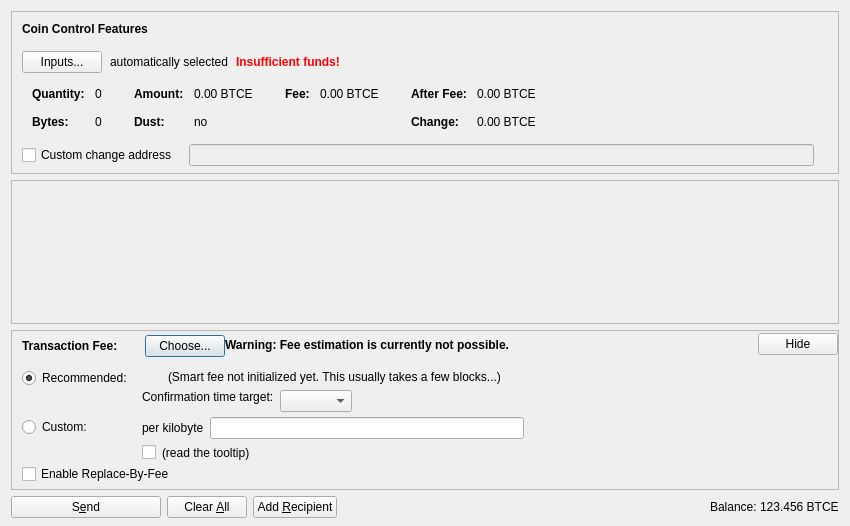
<?xml version="1.0" encoding="UTF-8"?>
<ui version="4.0">
 <class>SendCoinsDialog</class>
 <widget class="QDialog" name="SendCoinsDialog">
  <property name="geometry">
   <rect>
    <x>0</x>
    <y>0</y>
    <width>850</width>
    <height>526</height>
   </rect>
  </property>
  <property name="windowTitle">
   <string>Send Coins</string>
  </property>
  <layout class="QVBoxLayout" name="verticalLayout" stretch="0,1,0,0">
   <property name="bottomMargin">
    <number>8</number>
   </property>
   <item>
    <widget class="QFrame" name="frameCoinControl">
     <property name="sizePolicy">
      <sizepolicy hsizetype="Expanding" vsizetype="Expanding">
       <horstretch>0</horstretch>
       <verstretch>0</verstretch>
      </sizepolicy>
     </property>
     <property name="maximumSize">
      <size>
       <width>16777215</width>
       <height>16777215</height>
      </size>
     </property>
     <property name="frameShape">
      <enum>QFrame::StyledPanel</enum>
     </property>
     <property name="frameShadow">
      <enum>QFrame::Sunken</enum>
     </property>
     <layout class="QVBoxLayout" name="verticalLayoutCoinControl2">
      <property name="spacing">
       <number>0</number>
      </property>
      <property name="leftMargin">
       <number>0</number>
      </property>
      <property name="topMargin">
       <number>0</number>
      </property>
      <property name="rightMargin">
       <number>0</number>
      </property>
      <property name="bottomMargin">
       <number>6</number>
      </property>
      <item>
       <layout class="QVBoxLayout" name="verticalLayoutCoinControl" stretch="0,0,0,0,1">
        <property name="spacing">
         <number>0</number>
        </property>
        <property name="leftMargin">
         <number>10</number>
        </property>
        <property name="topMargin">
         <number>10</number>
        </property>
        <item>
         <layout class="QHBoxLayout" name="horizontalLayoutCoinControl1">
          <property name="bottomMargin">
           <number>15</number>
          </property>
          <item>
           <widget class="QLabel" name="labelCoinControlFeatures">
            <property name="sizePolicy">
             <sizepolicy hsizetype="Preferred" vsizetype="Maximum">
              <horstretch>0</horstretch>
              <verstretch>0</verstretch>
             </sizepolicy>
            </property>
            <property name="font">
             <font>
              <weight>75</weight>
              <bold>true</bold>
             </font>
            </property>
            <property name="styleSheet">
             <string notr="true">font-weight:bold;</string>
            </property>
            <property name="text">
             <string>Coin Control Features</string>
            </property>
           </widget>
          </item>
         </layout>
        </item>
        <item>
         <layout class="QHBoxLayout" name="horizontalLayoutCoinControl2" stretch="0,0,0,0">
          <property name="spacing">
           <number>8</number>
          </property>
          <property name="bottomMargin">
           <number>10</number>
          </property>
          <item>
           <widget class="QPushButton" name="pushButtonCoinControl">
            <property name="styleSheet">
             <string notr="true"/>
            </property>
            <property name="text">
             <string>Inputs...</string>
            </property>
            <property name="autoDefault">
             <bool>false</bool>
            </property>
           </widget>
          </item>
          <item>
           <widget class="QLabel" name="labelCoinControlAutomaticallySelected">
            <property name="text">
             <string>automatically selected</string>
            </property>
            <property name="margin">
             <number>5</number>
            </property>
           </widget>
          </item>
          <item>
           <widget class="QLabel" name="labelCoinControlInsuffFunds">
            <property name="font">
             <font>
              <weight>75</weight>
              <bold>true</bold>
             </font>
            </property>
            <property name="styleSheet">
             <string notr="true">color:red;font-weight:bold;</string>
            </property>
            <property name="text">
             <string>Insufficient funds!</string>
            </property>
            <property name="margin">
             <number>5</number>
            </property>
           </widget>
          </item>
          <item>
           <spacer name="horizontalSpacerCoinControl">
            <property name="orientation">
             <enum>Qt::Horizontal</enum>
            </property>
            <property name="sizeHint" stdset="0">
             <size>
              <width>40</width>
              <height>1</height>
             </size>
            </property>
           </spacer>
          </item>
         </layout>
        </item>
        <item>
         <widget class="QWidget" name="widgetCoinControl" native="true">
          <property name="sizePolicy">
           <sizepolicy hsizetype="Preferred" vsizetype="Preferred">
            <horstretch>0</horstretch>
            <verstretch>0</verstretch>
           </sizepolicy>
          </property>
          <property name="minimumSize">
           <size>
            <width>0</width>
            <height>0</height>
           </size>
          </property>
          <property name="styleSheet">
           <string notr="true"/>
          </property>
          <layout class="QHBoxLayout" name="horizontalLayoutCoinControl5">
           <property name="leftMargin">
            <number>0</number>
           </property>
           <property name="topMargin">
            <number>0</number>
           </property>
           <property name="rightMargin">
            <number>0</number>
           </property>
           <property name="bottomMargin">
            <number>0</number>
           </property>
           <item>
            <layout class="QHBoxLayout" name="horizontalLayoutCoinControl3" stretch="0,0,0,1">
             <property name="spacing">
              <number>20</number>
             </property>
             <property name="topMargin">
              <number>0</number>
             </property>
             <property name="bottomMargin">
              <number>10</number>
             </property>
             <item>
              <layout class="QFormLayout" name="formLayoutCoinControl1">
               <property name="horizontalSpacing">
                <number>10</number>
               </property>
               <property name="verticalSpacing">
                <number>14</number>
               </property>
               <property name="leftMargin">
                <number>10</number>
               </property>
               <property name="topMargin">
                <number>4</number>
               </property>
               <property name="rightMargin">
                <number>6</number>
               </property>
               <item row="0" column="0">
                <widget class="QLabel" name="labelCoinControlQuantityText">
                 <property name="font">
                  <font>
                   <weight>75</weight>
                   <bold>true</bold>
                  </font>
                 </property>
                 <property name="text">
                  <string>Quantity:</string>
                 </property>
                 <property name="margin">
                  <number>0</number>
                 </property>
                </widget>
               </item>
               <item row="0" column="1">
                <widget class="QLabel" name="labelCoinControlQuantity">
                 <property name="cursor">
                  <cursorShape>IBeamCursor</cursorShape>
                 </property>
                 <property name="contextMenuPolicy">
                  <enum>Qt::ActionsContextMenu</enum>
                 </property>
                 <property name="text">
                  <string notr="true">0</string>
                 </property>
                 <property name="margin">
                  <number>0</number>
                 </property>
                 <property name="textInteractionFlags">
                  <set>Qt::LinksAccessibleByMouse|Qt::TextSelectableByKeyboard|Qt::TextSelectableByMouse</set>
                 </property>
                </widget>
               </item>
               <item row="1" column="0">
                <widget class="QLabel" name="labelCoinControlBytesText">
                 <property name="font">
                  <font>
                   <weight>75</weight>
                   <bold>true</bold>
                  </font>
                 </property>
                 <property name="text">
                  <string>Bytes:</string>
                 </property>
                </widget>
               </item>
               <item row="1" column="1">
                <widget class="QLabel" name="labelCoinControlBytes">
                 <property name="cursor">
                  <cursorShape>IBeamCursor</cursorShape>
                 </property>
                 <property name="contextMenuPolicy">
                  <enum>Qt::ActionsContextMenu</enum>
                 </property>
                 <property name="text">
                  <string notr="true">0</string>
                 </property>
                 <property name="textInteractionFlags">
                  <set>Qt::LinksAccessibleByMouse|Qt::TextSelectableByKeyboard|Qt::TextSelectableByMouse</set>
                 </property>
                </widget>
               </item>
              </layout>
             </item>
             <item>
              <layout class="QFormLayout" name="formLayoutCoinControl2">
               <property name="horizontalSpacing">
                <number>10</number>
               </property>
               <property name="verticalSpacing">
                <number>14</number>
               </property>
               <property name="leftMargin">
                <number>6</number>
               </property>
               <property name="topMargin">
                <number>4</number>
               </property>
               <property name="rightMargin">
                <number>6</number>
               </property>
               <item row="0" column="0">
                <widget class="QLabel" name="labelCoinControlAmountText">
                 <property name="font">
                  <font>
                   <weight>75</weight>
                   <bold>true</bold>
                  </font>
                 </property>
                 <property name="text">
                  <string>Amount:</string>
                 </property>
                 <property name="margin">
                  <number>0</number>
                 </property>
                </widget>
               </item>
               <item row="0" column="1">
                <widget class="QLabel" name="labelCoinControlAmount">
                 <property name="cursor">
                  <cursorShape>IBeamCursor</cursorShape>
                 </property>
                 <property name="contextMenuPolicy">
                  <enum>Qt::ActionsContextMenu</enum>
                 </property>
                 <property name="text">
                  <string notr="true">0.00 BTCE</string>
                 </property>
                 <property name="textInteractionFlags">
                  <set>Qt::LinksAccessibleByMouse|Qt::TextSelectableByKeyboard|Qt::TextSelectableByMouse</set>
                 </property>
                </widget>
               </item>
               <item row="1" column="0">
                <widget class="QLabel" name="labelCoinControlLowOutputText">
                 <property name="font">
                  <font>
                   <weight>75</weight>
                   <bold>true</bold>
                  </font>
                 </property>
                 <property name="text">
                  <string>Dust:</string>
                 </property>
                </widget>
               </item>
               <item row="1" column="1">
                <widget class="QLabel" name="labelCoinControlLowOutput">
                 <property name="cursor">
                  <cursorShape>IBeamCursor</cursorShape>
                 </property>
                 <property name="contextMenuPolicy">
                  <enum>Qt::ActionsContextMenu</enum>
                 </property>
                 <property name="text">
                  <string notr="true">no</string>
                 </property>
                 <property name="textInteractionFlags">
                  <set>Qt::LinksAccessibleByMouse|Qt::TextSelectableByKeyboard|Qt::TextSelectableByMouse</set>
                 </property>
                </widget>
               </item>
              </layout>
             </item>
             <item>
              <layout class="QFormLayout" name="formLayoutCoinControl3">
               <property name="horizontalSpacing">
                <number>10</number>
               </property>
               <property name="verticalSpacing">
                <number>14</number>
               </property>
               <property name="leftMargin">
                <number>6</number>
               </property>
               <property name="topMargin">
                <number>4</number>
               </property>
               <property name="rightMargin">
                <number>6</number>
               </property>
               <item row="0" column="0">
                <widget class="QLabel" name="labelCoinControlFeeText">
                 <property name="font">
                  <font>
                   <weight>75</weight>
                   <bold>true</bold>
                  </font>
                 </property>
                 <property name="text">
                  <string>Fee:</string>
                 </property>
                 <property name="margin">
                  <number>0</number>
                 </property>
                </widget>
               </item>
               <item row="0" column="1">
                <widget class="QLabel" name="labelCoinControlFee">
                 <property name="cursor">
                  <cursorShape>IBeamCursor</cursorShape>
                 </property>
                 <property name="contextMenuPolicy">
                  <enum>Qt::ActionsContextMenu</enum>
                 </property>
                 <property name="text">
                  <string notr="true">0.00 BTCE</string>
                 </property>
                 <property name="textInteractionFlags">
                  <set>Qt::LinksAccessibleByMouse|Qt::TextSelectableByKeyboard|Qt::TextSelectableByMouse</set>
                 </property>
                </widget>
               </item>
              </layout>
             </item>
             <item>
              <layout class="QFormLayout" name="formLayoutCoinControl4">
               <property name="horizontalSpacing">
                <number>10</number>
               </property>
               <property name="verticalSpacing">
                <number>14</number>
               </property>
               <property name="leftMargin">
                <number>6</number>
               </property>
               <property name="topMargin">
                <number>4</number>
               </property>
               <property name="rightMargin">
                <number>6</number>
               </property>
               <item row="0" column="0">
                <widget class="QLabel" name="labelCoinControlAfterFeeText">
                 <property name="font">
                  <font>
                   <weight>75</weight>
                   <bold>true</bold>
                  </font>
                 </property>
                 <property name="text">
                  <string>After Fee:</string>
                 </property>
                 <property name="margin">
                  <number>0</number>
                 </property>
                </widget>
               </item>
               <item row="0" column="1">
                <widget class="QLabel" name="labelCoinControlAfterFee">
                 <property name="cursor">
                  <cursorShape>IBeamCursor</cursorShape>
                 </property>
                 <property name="contextMenuPolicy">
                  <enum>Qt::ActionsContextMenu</enum>
                 </property>
                 <property name="text">
                  <string notr="true">0.00 BTCE</string>
                 </property>
                 <property name="textInteractionFlags">
                  <set>Qt::LinksAccessibleByMouse|Qt::TextSelectableByKeyboard|Qt::TextSelectableByMouse</set>
                 </property>
                </widget>
               </item>
               <item row="1" column="0">
                <widget class="QLabel" name="labelCoinControlChangeText">
                 <property name="font">
                  <font>
                   <weight>75</weight>
                   <bold>true</bold>
                  </font>
                 </property>
                 <property name="text">
                  <string>Change:</string>
                 </property>
                </widget>
               </item>
               <item row="1" column="1">
                <widget class="QLabel" name="labelCoinControlChange">
                 <property name="cursor">
                  <cursorShape>IBeamCursor</cursorShape>
                 </property>
                 <property name="contextMenuPolicy">
                  <enum>Qt::ActionsContextMenu</enum>
                 </property>
                 <property name="text">
                  <string notr="true">0.00 BTCE</string>
                 </property>
                 <property name="textInteractionFlags">
                  <set>Qt::LinksAccessibleByMouse|Qt::TextSelectableByKeyboard|Qt::TextSelectableByMouse</set>
                 </property>
                </widget>
               </item>
              </layout>
             </item>
            </layout>
           </item>
          </layout>
         </widget>
        </item>
        <item>
         <layout class="QHBoxLayout" name="horizontalLayoutCoinControl4" stretch="0,0,0">
          <property name="spacing">
           <number>12</number>
          </property>
          <property name="sizeConstraint">
           <enum>QLayout::SetDefaultConstraint</enum>
          </property>
          <property name="topMargin">
           <number>5</number>
          </property>
          <property name="rightMargin">
           <number>5</number>
          </property>
          <item>
           <widget class="QCheckBox" name="checkBoxCoinControlChange">
            <property name="toolTip">
             <string>If this is activated, but the change address is empty or invalid, change will be sent to a newly generated address.</string>
            </property>
            <property name="text">
             <string>Custom change address</string>
            </property>
           </widget>
          </item>
          <item>
           <widget class="QValidatedLineEdit" name="lineEditCoinControlChange">
            <property name="enabled">
             <bool>false</bool>
            </property>
            <property name="sizePolicy">
             <sizepolicy hsizetype="Expanding" vsizetype="Fixed">
              <horstretch>0</horstretch>
              <verstretch>0</verstretch>
             </sizepolicy>
            </property>
           </widget>
          </item>
          <item>
           <widget class="QLabel" name="labelCoinControlChangeLabel">
            <property name="sizePolicy">
             <sizepolicy hsizetype="Preferred" vsizetype="Expanding">
              <horstretch>0</horstretch>
              <verstretch>0</verstretch>
             </sizepolicy>
            </property>
            <property name="minimumSize">
             <size>
              <width>0</width>
              <height>0</height>
             </size>
            </property>
            <property name="text">
             <string/>
            </property>
            <property name="margin">
             <number>3</number>
            </property>
           </widget>
          </item>
         </layout>
        </item>
        <item>
         <spacer name="verticalSpacerCoinControl">
          <property name="orientation">
           <enum>Qt::Vertical</enum>
          </property>
          <property name="sizeHint" stdset="0">
           <size>
            <width>800</width>
            <height>1</height>
           </size>
          </property>
         </spacer>
        </item>
       </layout>
      </item>
     </layout>
    </widget>
   </item>
   <item>
    <widget class="QScrollArea" name="scrollArea">
     <property name="widgetResizable">
      <bool>true</bool>
     </property>
     <widget class="QWidget" name="scrollAreaWidgetContents">
      <property name="geometry">
       <rect>
        <x>0</x>
        <y>0</y>
        <width>830</width>
        <height>104</height>
       </rect>
      </property>
      <layout class="QVBoxLayout" name="verticalLayout_2" stretch="0,1">
       <property name="leftMargin">
        <number>0</number>
       </property>
       <property name="topMargin">
        <number>0</number>
       </property>
       <property name="rightMargin">
        <number>0</number>
       </property>
       <property name="bottomMargin">
        <number>0</number>
       </property>
       <item>
        <layout class="QVBoxLayout" name="entries">
         <property name="spacing">
          <number>6</number>
         </property>
        </layout>
       </item>
       <item>
        <spacer name="verticalSpacer">
         <property name="orientation">
          <enum>Qt::Vertical</enum>
         </property>
         <property name="sizeHint" stdset="0">
          <size>
           <width>20</width>
           <height>40</height>
          </size>
         </property>
        </spacer>
       </item>
      </layout>
     </widget>
    </widget>
   </item>
   <item>
    <widget class="QFrame" name="frameFee">
     <property name="sizePolicy">
      <sizepolicy hsizetype="Expanding" vsizetype="Expanding">
       <horstretch>0</horstretch>
       <verstretch>0</verstretch>
      </sizepolicy>
     </property>
     <property name="maximumSize">
      <size>
       <width>16777215</width>
       <height>16777215</height>
      </size>
     </property>
     <property name="frameShape">
      <enum>QFrame::StyledPanel</enum>
     </property>
     <property name="frameShadow">
      <enum>QFrame::Sunken</enum>
     </property>
     <layout class="QVBoxLayout" name="verticalLayoutFee1">
      <property name="spacing">
       <number>0</number>
      </property>
      <property name="leftMargin">
       <number>0</number>
      </property>
      <property name="topMargin">
       <number>0</number>
      </property>
      <property name="rightMargin">
       <number>0</number>
      </property>
      <property name="bottomMargin">
       <number>0</number>
      </property>
      <item>
       <layout class="QVBoxLayout" name="verticalLayoutFee2" stretch="0,0,0">
        <property name="spacing">
         <number>0</number>
        </property>
        <property name="leftMargin">
         <number>10</number>
        </property>
        <property name="topMargin">
         <number>0</number>
        </property>
        <item>
         <layout class="QHBoxLayout" name="horizontalLayoutFee1">
          <property name="bottomMargin">
           <number>0</number>
          </property>
          <item>
           <layout class="QVBoxLayout" name="verticalLayoutFee7">
            <property name="spacing">
             <number>0</number>
            </property>
            <item>
             <spacer name="verticalSpacerSmartFee">
              <property name="orientation">
               <enum>Qt::Vertical</enum>
              </property>
              <property name="sizeType">
               <enum>QSizePolicy::Fixed</enum>
              </property>
              <property name="sizeHint" stdset="0">
               <size>
                <width>1</width>
                <height>4</height>
               </size>
              </property>
             </spacer>
            </item>
            <item>
             <layout class="QHBoxLayout" name="horizontalLayoutSmartFee">
              <property name="spacing">
               <number>10</number>
              </property>
              <item>
               <widget class="QLabel" name="labelFeeHeadline">
                <property name="sizePolicy">
                 <sizepolicy hsizetype="Preferred" vsizetype="Maximum">
                  <horstretch>0</horstretch>
                  <verstretch>0</verstretch>
                 </sizepolicy>
                </property>
                <property name="font">
                 <font>
                  <weight>75</weight>
                  <bold>true</bold>
                 </font>
                </property>
                <property name="styleSheet">
                 <string notr="true">font-weight:bold;</string>
                </property>
                <property name="text">
                 <string>Transaction Fee:</string>
                </property>
               </widget>
              </item>
              <item>
               <widget class="QLabel" name="labelFeeMinimized">
                <property name="text">
                 <string/>
                </property>
               </widget>
              </item>
              <item>
               <widget class="QPushButton" name="buttonChooseFee">
                <property name="text">
                 <string>Choose...</string>
                </property>
               </widget>
              </item>
             </layout>
            </item>
            <item>
             <spacer name="verticalSpacer_5">
              <property name="orientation">
               <enum>Qt::Vertical</enum>
              </property>
              <property name="sizeHint" stdset="0">
               <size>
                <width>1</width>
                <height>1</height>
               </size>
              </property>
             </spacer>
            </item>
           </layout>
          </item>
          <item>
           <widget class="QLabel" name="fallbackFeeWarningLabel">
            <property name="toolTip">
             <string>Using the fallbackfee can result in sending a transaction that will take several hours or days (or never) to confirm. Consider choosing your fee manually or wait until you have validated the complete chain.</string>
            </property>
            <property name="font">
            <font>
                <weight>75</weight>
                <bold>true</bold>
            </font>
            </property>
            <property name="text">
             <string>Warning: Fee estimation is currently not possible.</string>
            </property>
            <property name="wordWrap">
             <bool>false</bool>
            </property>
           </widget>
          </item>
          <item>
           <spacer name="horizontalSpacer_4">
            <property name="orientation">
             <enum>Qt::Horizontal</enum>
            </property>
            <property name="sizeType">
             <enum>QSizePolicy::MinimumExpanding</enum>
            </property>
            <property name="sizeHint" stdset="0">
             <size>
              <width>40</width>
              <height>20</height>
             </size>
            </property>
           </spacer>
          </item>
          <item>
           <widget class="QPushButton" name="buttonMinimizeFee">
            <property name="toolTip">
             <string>collapse fee-settings</string>
            </property>
            <property name="text">
             <string>Hide</string>
            </property>
           </widget>
          </item>
         </layout>
        </item>
        <item>
         <widget class="QFrame" name="frameFeeSelection">
          <layout class="QVBoxLayout" name="verticalLayoutFee12">
           <property name="spacing">
            <number>0</number>
           </property>
           <property name="leftMargin">
            <number>0</number>
           </property>
           <property name="topMargin">
            <number>0</number>
           </property>
           <property name="rightMargin">
            <number>0</number>
           </property>
           <property name="bottomMargin">
            <number>0</number>
           </property>
           <item>
            <layout class="QGridLayout" name="gridLayoutFee">
             <property name="topMargin">
              <number>10</number>
             </property>
             <property name="bottomMargin">
              <number>4</number>
             </property>
             <property name="horizontalSpacing">
              <number>10</number>
             </property>
             <property name="verticalSpacing">
              <number>4</number>
             </property>
             <item row="1" column="1">
              <layout class="QVBoxLayout" name="verticalLayoutFee8">
               <property name="spacing">
                <number>6</number>
               </property>
               <item>
                <layout class="QHBoxLayout" name="horizontalLayoutFee13">
                 <item>
                  <widget class="QLabel" name="labelCustomPerKilobyte">
                   <property name="toolTip">
                    <string>Specify a custom fee per kB (1,000 bytes) of the transaction's virtual size.

Note:  Since the fee is calculated on a per-byte basis, a fee of "100 satoshis per kB" for a transaction size of 500 bytes (half of 1 kB) would ultimately yield a fee of only 50 satoshis.</string>
                   </property>
                   <property name="text">
                    <string>per kilobyte</string>
                   </property>
                  </widget>
                 </item>
                 <item>
                  <widget class="BitcoinAmountField" name="customFee"/>
                 </item>
                 <item>
                  <spacer name="horizontalSpacer_6">
                   <property name="orientation">
                    <enum>Qt::Horizontal</enum>
                   </property>
                   <property name="sizeHint" stdset="0">
                    <size>
                     <width>1</width>
                     <height>1</height>
                    </size>
                   </property>
                  </spacer>
                 </item>
                </layout>
               </item>
               <item>
                <layout class="QHBoxLayout" name="horizontalLayoutFee8">
                 <item>
                  <widget class="QCheckBox" name="checkBoxMinimumFee">
                   <property name="toolTip">
                    <string>Paying only the minimum fee is just fine as long as there is less transaction volume than space in the blocks. But be aware that this can end up in a never confirming transaction once there is more demand for bitcoin transactions than the network can process.</string>
                   </property>
                   <property name="text">
                    <string/>
                   </property>
                  </widget>
                 </item>
                 <item>
                  <widget class="QLabel" name="labelMinFeeWarning">
                   <property name="enabled">
                    <bool>true</bool>
                   </property>
                   <property name="toolTip">
                    <string>Paying only the minimum fee is just fine as long as there is less transaction volume than space in the blocks. But be aware that this can end up in a never confirming transaction once there is more demand for bitcoin transactions than the network can process.</string>
                   </property>
                   <property name="text">
                    <string>(read the tooltip)</string>
                   </property>
                   <property name="margin">
                    <number>5</number>
                   </property>
                  </widget>
                 </item>
                 <item>
                  <spacer name="horizontalSpacer_2">
                   <property name="orientation">
                    <enum>Qt::Horizontal</enum>
                   </property>
                   <property name="sizeHint" stdset="0">
                    <size>
                     <width>1</width>
                     <height>1</height>
                    </size>
                   </property>
                  </spacer>
                 </item>
                </layout>
               </item>
              </layout>
             </item>
             <item row="0" column="0">
              <layout class="QVBoxLayout" name="verticalLayoutFee4" stretch="0,1">
               <item>
                <widget class="QRadioButton" name="radioSmartFee">
                 <property name="text">
                  <string>Recommended:</string>
                 </property>
                 <property name="checked">
                  <bool>true</bool>
                 </property>
                 <attribute name="buttonGroup">
                  <string notr="true">groupFee</string>
                 </attribute>
                </widget>
               </item>
               <item>
                <spacer name="verticalSpacer_2">
                 <property name="orientation">
                  <enum>Qt::Vertical</enum>
                 </property>
                 <property name="sizeHint" stdset="0">
                  <size>
                   <width>1</width>
                   <height>1</height>
                  </size>
                 </property>
                </spacer>
               </item>
              </layout>
             </item>
             <item row="1" column="0">
              <layout class="QVBoxLayout" name="verticalLayoutFee9" stretch="0,1">
               <item>
                <widget class="QRadioButton" name="radioCustomFee">
                 <property name="text">
                  <string>Custom:</string>
                 </property>
                 <attribute name="buttonGroup">
                  <string notr="true">groupFee</string>
                 </attribute>
                </widget>
               </item>
               <item>
                <spacer name="verticalSpacer_6">
                 <property name="orientation">
                  <enum>Qt::Vertical</enum>
                 </property>
                 <property name="sizeHint" stdset="0">
                  <size>
                   <width>1</width>
                   <height>1</height>
                  </size>
                 </property>
                </spacer>
               </item>
              </layout>
             </item>
             <item row="0" column="1">
              <layout class="QVBoxLayout" name="verticalLayoutFee3" stretch="0,0,1">
               <property name="spacing">
                <number>6</number>
               </property>
               <property name="topMargin">
                <number>2</number>
               </property>
               <item>
                <layout class="QHBoxLayout" name="horizontalLayoutFee12">
                 <item>
                  <widget class="QLabel" name="labelSmartFee">
                   <property name="text">
                    <string/>
                   </property>
                   <property name="margin">
                    <number>2</number>
                   </property>
                  </widget>
                 </item>
                 <item>
                  <widget class="QLabel" name="labelFeeEstimation">
                   <property name="text">
                    <string/>
                   </property>
                  </widget>
                 </item>
                 <item>
                  <widget class="QLabel" name="labelSmartFee2">
                   <property name="text">
                    <string>(Smart fee not initialized yet. This usually takes a few blocks...)</string>
                   </property>
                   <property name="margin">
                    <number>2</number>
                   </property>
                  </widget>
                 </item>
                 <item>
                  <spacer name="horizontalSpacer_5">
                   <property name="orientation">
                    <enum>Qt::Horizontal</enum>
                   </property>
                   <property name="sizeHint" stdset="0">
                    <size>
                     <width>1</width>
                     <height>1</height>
                    </size>
                   </property>
                  </spacer>
                 </item>
                </layout>
               </item>
               <item>
                <layout class="QHBoxLayout" name="horizontalLayoutFee9">
                 <item>
                  <layout class="QVBoxLayout" name="verticalLayoutFee6">
                   <item>
                    <widget class="QLabel" name="labelSmartFee3">
                     <property name="text">
                      <string>Confirmation time target:</string>
                     </property>
                     <property name="margin">
                      <number>2</number>
                     </property>
                    </widget>
                   </item>
                   <item>
                    <spacer name="verticalSpacer_3">
                     <property name="orientation">
                      <enum>Qt::Vertical</enum>
                     </property>
                     <property name="sizeHint" stdset="0">
                      <size>
                       <width>1</width>
                       <height>1</height>
                      </size>
                     </property>
                    </spacer>
                   </item>
                  </layout>
                 </item>
                 <item>
                  <layout class="QVBoxLayout" name="verticalLayoutFee5">
                   <property name="rightMargin">
                    <number>30</number>
                   </property>
                   <item>
                    <layout class="QHBoxLayout" name="horizontalLayoutConfTarget">
                     <property name="bottomMargin">
                      <number>0</number>
                     </property>
                     <item>
                      <widget class="QComboBox" name="confTargetSelector"/>
                     </item>
                     <item>
                      <spacer name="horizontalSpacerConfTarget">
                       <property name="orientation">
                        <enum>Qt::Horizontal</enum>
                       </property>
                       <property name="sizeHint" stdset="0">
                        <size>
                         <width>40</width>
                         <height>20</height>
                        </size>
                       </property>
                      </spacer>
                     </item>
                    </layout>
                   </item>
                  </layout>
                 </item>
                </layout>
               </item>
               <item>
                <spacer name="verticalSpacer_4">
                 <property name="orientation">
                  <enum>Qt::Vertical</enum>
                 </property>
                 <property name="sizeHint" stdset="0">
                  <size>
                   <width>1</width>
                   <height>1</height>
                  </size>
                 </property>
                </spacer>
               </item>
              </layout>
             </item>
            </layout>
           </item>
           <item>
            <widget class="QCheckBox" name="optInRBF">
             <property name="text">
              <string>Enable Replace-By-Fee</string>
             </property>
             <property name="toolTip">
              <string>With Replace-By-Fee (BIP-125) you can increase a transaction's fee after it is sent. Without this, a higher fee may be recommended to compensate for increased transaction delay risk.</string>
             </property>
            </widget>
           </item>
          </layout>
         </widget>
        </item>
        <item>
         <spacer name="verticalSpacerFee">
          <property name="orientation">
           <enum>Qt::Vertical</enum>
          </property>
          <property name="sizeHint" stdset="0">
           <size>
            <width>40</width>
            <height>5</height>
           </size>
          </property>
         </spacer>
        </item>
       </layout>
      </item>
     </layout>
    </widget>
   </item>
   <item>
    <layout class="QHBoxLayout" name="horizontalLayout">
     <item>
      <widget class="QPushButton" name="sendButton">
       <property name="minimumSize">
        <size>
         <width>150</width>
         <height>0</height>
        </size>
       </property>
       <property name="toolTip">
        <string>Confirm the send action</string>
       </property>
       <property name="text">
        <string>S&amp;end</string>
       </property>
       <property name="icon">
        <iconset resource="../bitcoin.qrc">
         <normaloff>:/icons/send</normaloff>:/icons/send</iconset>
       </property>
       <property name="autoDefault">
        <bool>false</bool>
       </property>
       <property name="default">
        <bool>false</bool>
       </property>
      </widget>
     </item>
     <item>
      <widget class="QPushButton" name="clearButton">
       <property name="sizePolicy">
        <sizepolicy hsizetype="Minimum" vsizetype="Fixed">
         <horstretch>0</horstretch>
         <verstretch>0</verstretch>
        </sizepolicy>
       </property>
       <property name="toolTip">
        <string>Clear all fields of the form.</string>
       </property>
       <property name="text">
        <string>Clear &amp;All</string>
       </property>
       <property name="icon">
        <iconset resource="../bitcoin.qrc">
         <normaloff>:/icons/remove</normaloff>:/icons/remove</iconset>
       </property>
       <property name="autoDefault">
        <bool>false</bool>
       </property>
      </widget>
     </item>
     <item>
      <widget class="QPushButton" name="addButton">
       <property name="toolTip">
        <string>Send to multiple recipients at once</string>
       </property>
       <property name="text">
        <string>Add &amp;Recipient</string>
       </property>
       <property name="icon">
        <iconset resource="../bitcoin.qrc">
         <normaloff>:/icons/add</normaloff>:/icons/add</iconset>
       </property>
       <property name="autoDefault">
        <bool>false</bool>
       </property>
      </widget>
     </item>
     <item>
      <spacer name="horizontalSpacer">
       <property name="orientation">
        <enum>Qt::Horizontal</enum>
       </property>
       <property name="sizeHint" stdset="0">
        <size>
         <width>40</width>
         <height>20</height>
        </size>
       </property>
      </spacer>
     </item>
     <item>
      <layout class="QHBoxLayout" name="horizontalLayout_2">
       <property name="spacing">
        <number>3</number>
       </property>
       <item>
        <widget class="QLabel" name="label">
         <property name="sizePolicy">
          <sizepolicy hsizetype="Preferred" vsizetype="Fixed">
           <horstretch>0</horstretch>
           <verstretch>0</verstretch>
          </sizepolicy>
         </property>
         <property name="text">
          <string>Balance:</string>
         </property>
        </widget>
       </item>
       <item>
        <widget class="QLabel" name="labelBalance">
         <property name="sizePolicy">
          <sizepolicy hsizetype="Preferred" vsizetype="Fixed">
           <horstretch>0</horstretch>
           <verstretch>0</verstretch>
          </sizepolicy>
         </property>
         <property name="cursor">
          <cursorShape>IBeamCursor</cursorShape>
         </property>
         <property name="text">
          <string notr="true">123.456 BTCE</string>
         </property>
         <property name="textInteractionFlags">
          <set>Qt::LinksAccessibleByMouse|Qt::TextSelectableByKeyboard|Qt::TextSelectableByMouse</set>
         </property>
        </widget>
       </item>
      </layout>
     </item>
    </layout>
   </item>
  </layout>
 </widget>
 <customwidgets>
  <customwidget>
   <class>QValidatedLineEdit</class>
   <extends>QLineEdit</extends>
   <header>qt/qvalidatedlineedit.h</header>
  </customwidget>
  <customwidget>
   <class>BitcoinAmountField</class>
   <extends>QLineEdit</extends>
   <header>qt/bitcoinamountfield.h</header>
   <container>1</container>
  </customwidget>
 </customwidgets>
 <resources>
  <include location="../bitcoin.qrc"/>
 </resources>
 <connections/>
 <buttongroups>
  <buttongroup name="groupFee"/>
 </buttongroups>
</ui>
